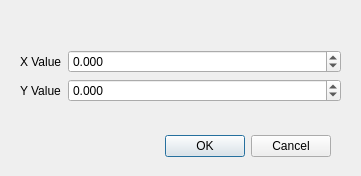
<?xml version="1.0" encoding="UTF-8"?>
<ui version="4.0">
 <class>Dialog</class>
 <widget class="QDialog" name="Dialog">
  <property name="geometry">
   <rect>
    <x>0</x>
    <y>0</y>
    <width>361</width>
    <height>176</height>
   </rect>
  </property>
  <property name="windowTitle">
   <string>Dialog</string>
  </property>
  <widget class="QDialogButtonBox" name="buttonBox">
   <property name="geometry">
    <rect>
     <x>30</x>
     <y>130</y>
     <width>301</width>
     <height>32</height>
    </rect>
   </property>
   <property name="orientation">
    <enum>Qt::Horizontal</enum>
   </property>
   <property name="standardButtons">
    <set>QDialogButtonBox::Cancel|QDialogButtonBox::Ok</set>
   </property>
  </widget>
  <widget class="QWidget" name="formLayoutWidget">
   <property name="geometry">
    <rect>
     <x>20</x>
     <y>50</y>
     <width>321</width>
     <height>81</height>
    </rect>
   </property>
   <layout class="QFormLayout" name="formLayout">
    <item row="0" column="0">
     <widget class="QLabel" name="label">
      <property name="text">
       <string>X Value</string>
      </property>
     </widget>
    </item>
    <item row="0" column="1">
     <widget class="QDoubleSpinBox" name="x_value">
      <property name="decimals">
       <number>3</number>
      </property>
      <property name="minimum">
       <double>-500.000000000000000</double>
      </property>
      <property name="maximum">
       <double>500.000000000000000</double>
      </property>
     </widget>
    </item>
    <item row="1" column="0">
     <widget class="QLabel" name="label_2">
      <property name="text">
       <string>Y Value</string>
      </property>
     </widget>
    </item>
    <item row="1" column="1">
     <widget class="QDoubleSpinBox" name="y_value">
      <property name="decimals">
       <number>3</number>
      </property>
      <property name="minimum">
       <double>-500.000000000000000</double>
      </property>
      <property name="maximum">
       <double>500.000000000000000</double>
      </property>
     </widget>
    </item>
   </layout>
  </widget>
 </widget>
 <resources/>
 <connections>
  <connection>
   <sender>buttonBox</sender>
   <signal>accepted()</signal>
   <receiver>Dialog</receiver>
   <slot>accept()</slot>
   <hints>
    <hint type="sourcelabel">
     <x>248</x>
     <y>254</y>
    </hint>
    <hint type="destinationlabel">
     <x>157</x>
     <y>274</y>
    </hint>
   </hints>
  </connection>
  <connection>
   <sender>buttonBox</sender>
   <signal>rejected()</signal>
   <receiver>Dialog</receiver>
   <slot>reject()</slot>
   <hints>
    <hint type="sourcelabel">
     <x>316</x>
     <y>260</y>
    </hint>
    <hint type="destinationlabel">
     <x>286</x>
     <y>274</y>
    </hint>
   </hints>
  </connection>
 </connections>
</ui>
